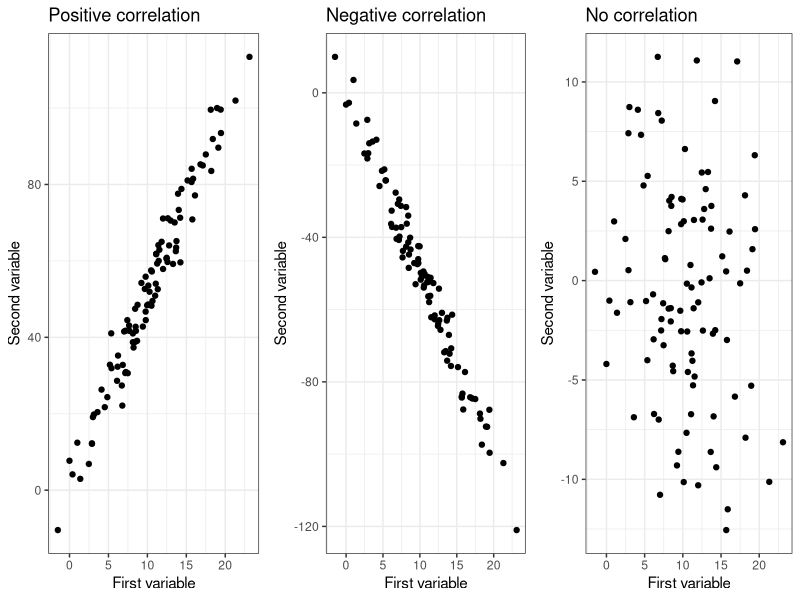
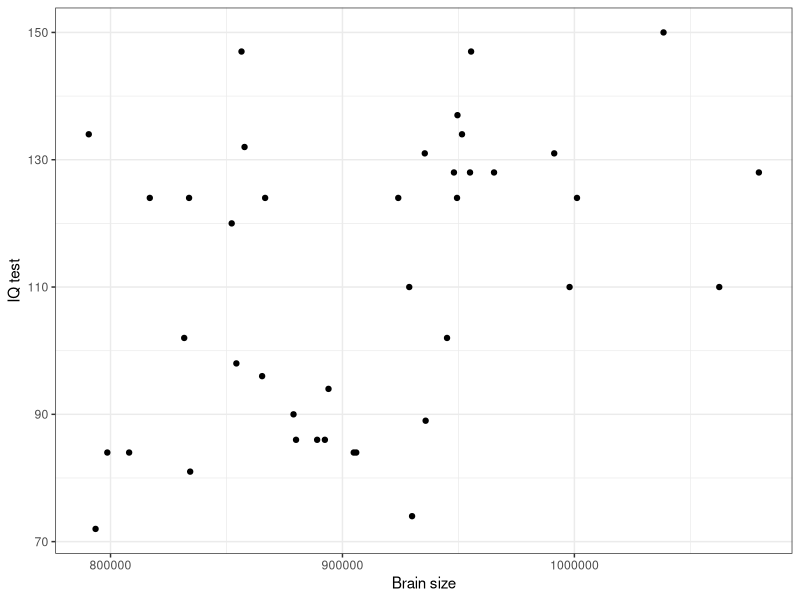
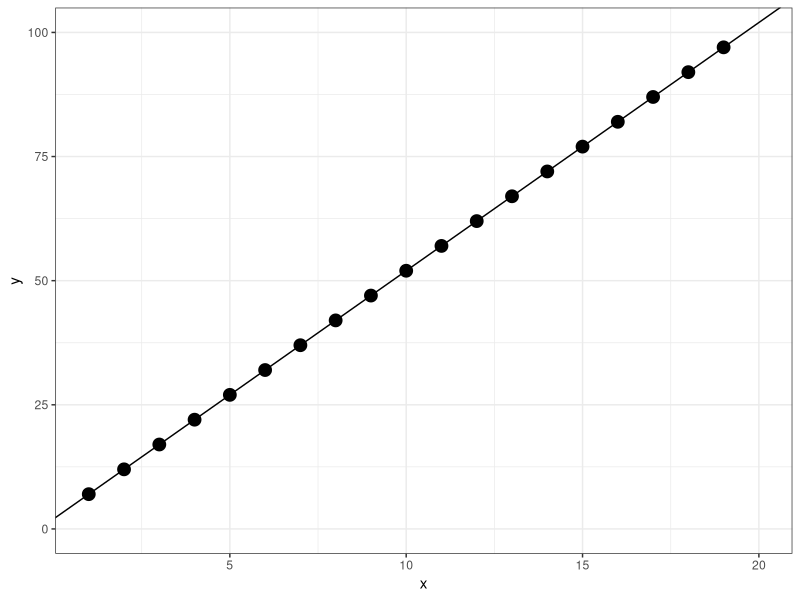
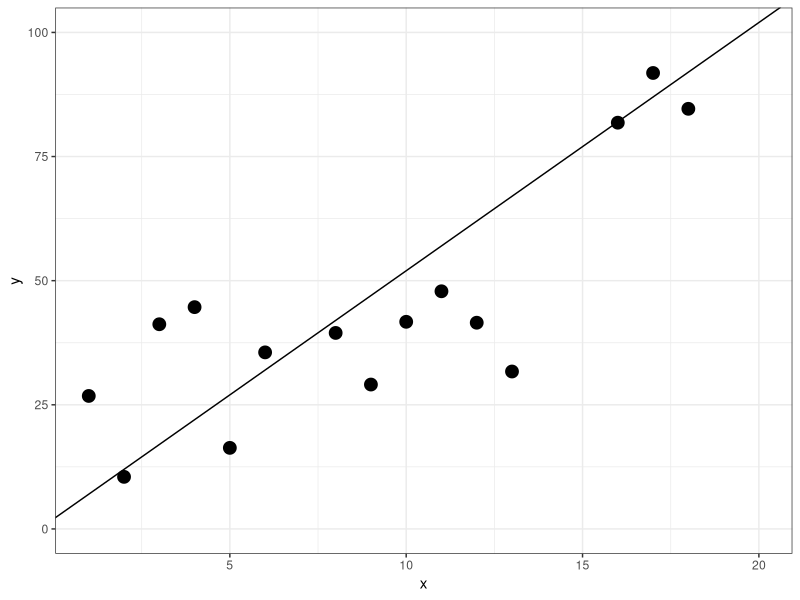
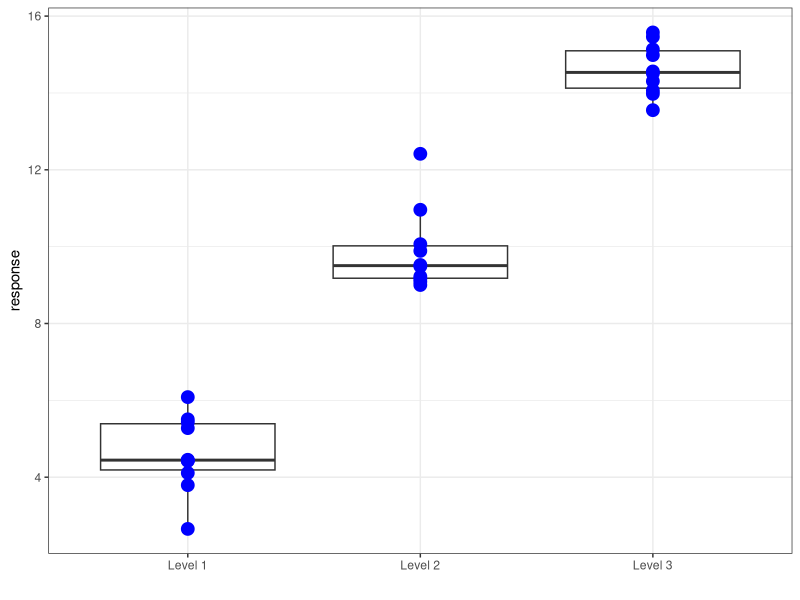
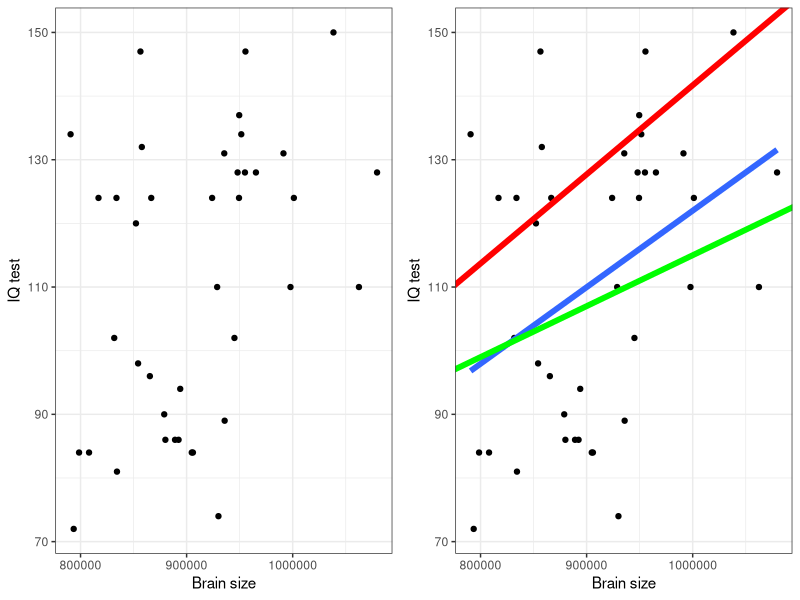
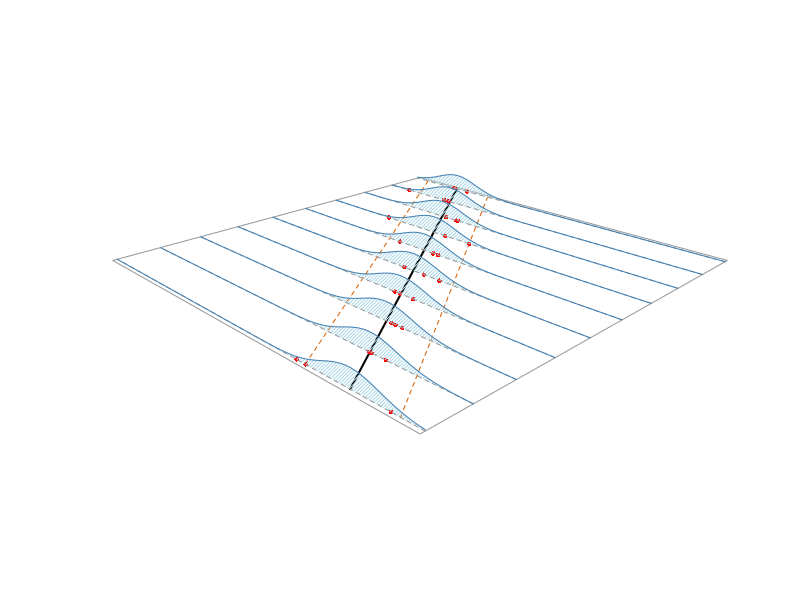
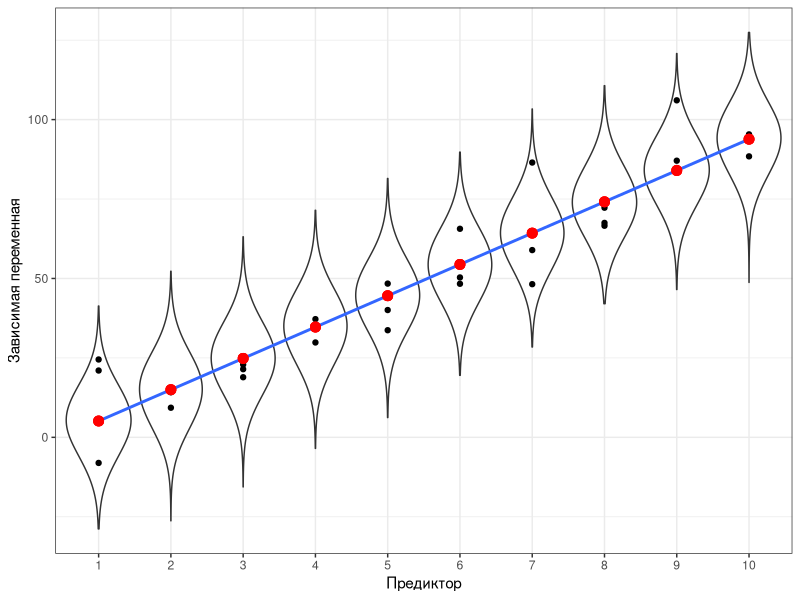

Reproduce these figures in R, in order.
## ---- chunk 1
# output options
options(width = 70, scipen = 6, digits = 3)
library(knitr)
# chunk default options
opts_chunk$set(fig.align='center', tidy = FALSE, fig.width = 7, fig.height = 3, warning = FALSE)
## ---- chunk 2
# library(downloader)
# download("https://varmara.github.io/linmodr/data/IQ_brain.csv", destfile = "data/IQ_brain.csv" )
## ---- chunk 3
brain <- read.csv("data/IQ_brain.csv", header = TRUE)
head(brain)

## ---- chunk 4
sum(!complete.cases(brain))
## ---- chunk 5
sapply(brain, function(x) sum(is.na(x)))
## ---- chunk 6
brain[!complete.cases(brain), ]
## ---- chunk 7
nrow(brain) ## Это без учета пропущенных значений
## ---- chunk 8
library (ggplot2)
library (gridExtra)
theme_set(theme_bw())
x <- rnorm(100, 10, 5)
y1 <- 5*x + rnorm(100, 0, 5)
pl_pos_cor <- ggplot(data.frame(x = x, y = y1), aes(x = x, y = y)) + geom_point() + xlab("First variable") + ylab("Second variable") + ggtitle("Positive correlation")

y2 <- -5*x + rnorm(100, 0, 5)
pl_neg_cor <- ggplot(data.frame(x = x, y = y2), aes(x = x, y = y)) + geom_point() + xlab("First variable") + ylab("Second variable") + ggtitle("Negative correlation")

y3 <- 0*x + rnorm(100, 0, 5)
pl_zero_cor <- ggplot(data.frame(x = x, y = y3), aes(x = x, y = y)) + geom_point() + xlab("First variable") + ylab("Second variable") + ggtitle("No correlation")

grid.arrange(pl_pos_cor, pl_neg_cor, pl_zero_cor, ncol = 3)

## ---- chunk 9
cor(brain[,2:6], use = "pairwise.complete.obs")

## ---- chunk 10
cor.test(brain$PIQ, brain$MRINACount, method = "pearson", alternative = "two.sided")

## ---- chunk 11
pl_brain <- ggplot(brain, 
               aes(x = MRINACount, y = PIQ)) + 
  geom_point() + 
  xlab("Brain size") + 
  ylab("IQ test")
pl_brain
## ---- chunk 12
x <- 1:20
y <- 2 + 5*x
ggplot(data.frame(x=x, y=y), aes(x=x, y=y)) + geom_point(size=4)  + geom_abline(slope=5, intercept = 2) + ylim(0, 100) 
## ---- chunk 13
x <- 1:20
y <- 2 + 5*x + rnorm(20,0, 20)
ggplot(data.frame(x=x, y=y), aes(x=x, y=y)) + geom_point(size=4)  + geom_abline(slope=5, intercept = 2)  + ylim(0,100) + theme_bw()

## ---- chunk 14
set.seed(1234)
x <- data.frame(labels = c(rep("Level 1", 10), rep( "Level 2", 10), rep("Level 3", 10)), response = c(rnorm(10, 5, 1), rnorm(10, 10, 1), rnorm(10, 15, 1))) 

ggplot(x, aes(x=labels, y=response)) + geom_boxplot()+ geom_point(color="blue", size=4) + xlab(" ") 

## ---- chunk 15
library(ggplot2)

pl_1 <- pl_brain + geom_smooth(method = "lm", se = FALSE, size=2) + geom_abline(slope = 0.00008, intercept = 35, color="green", size = 2) + geom_abline(slope = 0.00014, intercept =1.7, color="red", size=2) 

grid.arrange (pl_brain, pl_1, ncol=2)

## ---- chunk 16
## Based on code by Arthur Charpentier:
## http://freakonometrics.hypotheses.org/9593
## TODO: wrap it into a function and adapt it for use with other distributions
## as Markus Gesmann has done here
## http://www.magesblog.com/2015/08/visualising-theoretical-distributions.html

n <- 2


xy <- data.frame(X = rep(1:10, 3))

xy$Y <- 10*xy$X + rnorm(30, 0, 10)

xy$predicted <- predict(lm(Y ~ X, data = xy))


# X <- sqrt(brain$MRINACount) 
# Y <- sqrt(brain$PIQ)

X <- xy$X
Y <- (xy$Y)


df <- data.frame(X , Y)

# regression
reggig <- glm(Y ~ X, data = df, family = gaussian(link = "identity"))

# empty plot
vX <- seq(min(X) - 0.1, max(X) + 0.1, length = n)
vY <- seq(min(Y) - 10, max(Y) + 10, length = n)
mat <- persp(x = vX, y = vY, z = matrix(0, n, n), 
             zlim = c(0, 0.1),
             theta =  - 45, phi = 20, expand = 0.1,
             ticktype  = "detailed",  box = FALSE, border = "gray60")

x <- seq(min(X), max(X), length = 501)

# expected values
C <- trans3d(x, predict(reggig, newdata = data.frame(X = x), type = "response"), rep(0, length(x)), mat)
lines(C, lwd = 2)

sdgig <- sqrt(summary(reggig)$dispersion)

# 1SD
y1 <- qnorm(.95, predict(reggig, newdata = data.frame(X = x), type = "response"),  sdgig)
C <- trans3d(x, y1, rep(0, length(x)), mat)
lines(C, lty = 2, col = "#d95f02")
y2 <- qnorm(.05, predict(reggig, newdata = data.frame(X = x), type = "response"),  sdgig)
C <- trans3d(x, y2, rep(0, length(x)), mat)
lines(C, lty = 2, col = "#d95f02")

# C <- trans3d(c(x, rev(x)), c(y1, rev(y2)), rep(0, 2 * length(x)), mat)
# polygon(C, border = NA, col = "yellow")

# data points
C <- trans3d(X, Y, rep(0, length(X)), mat)
points(C,  pch = 16, col = "red", cex = 0.6)

# density curves
n <- 10
vX <- seq(min(X), max(X), length = n)

mgig <- predict(reggig, newdata = data.frame(X = vX))

sdgig <- sqrt(summary(reggig)$dispersion)

for(j in n:1){
  stp <- 251
  x <- rep(vX[j], stp)
  y <- seq(min(min(Y) - 10, 
               qnorm(.05, 
                     predict(reggig, 
                             newdata = data.frame(X = vX[j]), 
                             type = "response"),  
                     sdgig)), 
           max(Y) + 10, 
           length = stp)
  z0 <- rep(0, stp)
  z <- dnorm(y,  mgig[j],  sdgig)
  C <- trans3d(c(x, x), c(y, rev(y)), c(z, z0), mat)
  polygon(C, border = NA, col = "light blue", density = 40)
  C <- trans3d(x, y, z0, mat)
  lines(C, lty = 2, col = "grey60")
  C <- trans3d(x, y, z, mat)
  lines(C, col = "steelblue")
}

## ---- chunk 17

# xy <- data.frame(X = rep(1:10, 3))
# xy$Y <- 10*xy$X + rnorm(30, 0, 10)
# xy$predicted <- predict(lm(Y ~ X, data = xy))
# 

rand_df <- matrix(rep(NA,100000), ncol = 10)
for(i in 1:10) rand_df[,i] <- rnorm(10000, xy$predicted[i], 10)

rand_df <- data.frame(X = rep(xy$X, each = 10000), Y = as.vector(rand_df))



ggplot(xy, aes(x = X, y = Y)) + geom_violin(data = rand_df, aes(x = factor(X)), adjust = 5 ) + geom_point() + geom_smooth(method = "lm", se = F) + geom_point(data = xy, aes(x = X, y = predicted), color = "red", size = 3) + labs(x = "Предиктор", y = "Зависимая переменная") 
## ---- chunk 18
brain_model <- lm(PIQ ~ MRINACount, data = brain)
brain_model
## ---- chunk 19
n=100
x <- rnorm(n, 10, 5)
y1 <- 5*x + 50 + rnorm(n, 0, 2)
y2 <- -5*x + 50 + rnorm(n, 0, 2)
y3 <- 0*x + 50 + rnorm(n, 0, 2)
label <- c(rep("Positive slope",n), rep("Negative slope", n), rep("Zero slope", n))
df1 <- data.frame(x = rep(x, 3), y = c(y1, y2, y3), label = label)
df1a <- data.frame(intercept = c(50, 50, 50), slope = c(-5,0,5))
pl_1 <- ggplot(data = df1, aes(x = x, y = y, color = label)) + geom_point() + xlab("Independent (X)") + ylab("Dependent (Y)") + xlim(0, 25) + guides(color=F) + geom_abline(data = df1a, aes(intercept = intercept, slope = slope), size=1) + ggtitle("Constant intercepts \n Different slopes")

x <- rnorm(n, 10, 5)
y1 <- 5*x + 0 + rnorm(n, 0, 2)
y2 <- 5*x + 30 + rnorm(n, 0, 2)
y3 <- 5*x + 60 + rnorm(n, 0, 2)
label <- c(rep("Intercept = 0",n), rep("Intercept = 30", n), rep("Intercept = 60", n))
df2 <- data.frame(x = rep(x, 3), y = c(y1, y2, y3), label = label)
df2a <- data.frame(intercept=c(30, 0, 60), slope=c(5, 5, 5))
pl_2 <- ggplot(df2, aes(x = x, y = y, color=label)) + geom_point() + xlab("Independent (X)") + ylab("Dependent (Y)") + xlim(0, 25) + guides(color=F) + geom_abline(data = df2a, aes(intercept = intercept, slope = slope), size=1) + ggtitle("Different intercepts \n Constant slopes")


x <- rnorm(n, 10, 5)
y1 <- 0*x + 0 + rnorm(n, 0, 2)
y2 <- 0*x + 30 + rnorm(n, 0, 2)
y3 <- 0*x + 60 + rnorm(n, 0, 2)
label <- c(rep("Intercept = 0",n), rep("Intercept = 30", n), rep("Intercept = 60", n))
df3 <- data.frame(x = rep(x, 3), y = c(y1, y2, y3), label = label)
df3a <- data.frame(intercept = c(30, 0, 60), slope = c(0, 0, 0))
pl_3 <- ggplot(data = df3, aes(x = x, y = y, color=label)) + geom_point() + xlab("Independent (X)") + ylab("Dependent (Y)") + xlim(0, 25) + guides(color=F) + geom_abline(data = df3a, aes(intercept = intercept, slope = slope), size=1) + ggtitle("Different intercepts \n Zero slopes")

grid.arrange(pl_1, pl_2, pl_3, nrow = 1)

## ---- chunk 20
coefficients(brain_model) [1]
coefficients(brain_model) [2]

## ---- chunk 21
as.numeric(coefficients(brain_model) [1] + coefficients(brain_model) [2] * 900000)

## ---- chunk 22
brain$PIQ[10] - fitted(brain_model)[10]
residuals(brain_model)[10]

## ---- chunk 23
summary(brain_model)

## ---- chunk 24
pl_brain + geom_smooth(method="lm") 
## ---- chunk 25
pop_x <- rnorm(1000, 10, 3)
pop_y <- 10 + 10*pop_x + rnorm(1000, 0, 20)
population <- data.frame(x=pop_x, y=pop_y)

ggplot(population, aes(x=x, y=y)) + geom_point(alpha=0.3, color="red")+ geom_abline(aes(intercept=10, slope=10), color="blue", size=2)
## ---- chunk 26
samp_coef <- data.frame(b0 = rep(NA, 100), b1=rep(NA, 100))
for(i in 1:100) {
  samp_num <- sample(1:1000, 20)
  samp <- population[samp_num, ]
  fit <- lm(y~x, data=samp)
  samp_coef$b0[i] <- coef(fit)[1]
  samp_coef$b1[i] <- coef(fit)[2]
  
 }

ggplot(population, aes(x=x, y=y)) + geom_point(alpha=0.3, color="red")+ geom_abline(aes(intercept=b0, slope=b1), data=samp_coef) + geom_abline(aes(intercept=10, slope=10), color="blue", size=2)
## ---- chunk 27
coef(brain_model)

confint(brain_model)
## ---- chunk 28
pl_alpha1 <- pl_brain + geom_smooth(method="lm", level=0.8) + ggtitle(bquote(alpha==0.2))

pl_alpha2 <- pl_brain + geom_smooth(method="lm", level=0.95) + ggtitle(bquote(alpha==0.05))

pl_alpha3 <- pl_brain + geom_smooth(method="lm", level=0.999) + ggtitle(bquote(alpha==0.01))


grid.arrange(pl_alpha1, pl_alpha2, pl_alpha3, ncol=3)

## ---- chunk 29
newdata <- data.frame(MRINACount = 900000)

predict(brain_model, newdata, interval = "prediction", 
        level = 0.95, se = TRUE)$fit

## ---- chunk 30
brain_predicted <- predict(brain_model, interval="prediction")
brain_predicted <- data.frame(brain, brain_predicted)
head(brain_predicted)
## ---- chunk 31
pl_brain + 

# 1) Линия регрессии и ее дов. интервал
# Если мы указываем fill внутри aes() и задаем фиксированное значение - появится соотв. легенда с названием.
# alpha - задает прозрачность
  geom_smooth(method = "lm", aes(fill = "Conf.interval"), alpha = 0.4) +
# 2) Интервал предсказаний создаем при помощи геома ribbon ("лента")
# Данные берем из другого датафрейма - из brain_predicted
# ymin и ymax - эстетики геома ribbon, которые задают нижний и верхний край ленты в точках с заданным x (x = MRINACount было задано в ggplot() при создании pl_brain, поэтому сейчас его указывать не обязательно)
  geom_ribbon(data = brain_predicted,  aes(ymin = lwr, ymax = upr, fill = "Conf. area for prediction"), alpha = 0.2) +

# 3) Вручную настраиваем цвета заливки при помощи шкалы fill_manual.
# Ее аргумент name - название соотв. легенды, values - вектор цветов
  scale_fill_manual(name = "Intervals", values = c("green", "gray")) +

# 4) Название графика
  ggtitle("Confidence interval \n and confidence area for prediction")
## ---- chunk 32
pl_brain + 
  geom_ribbon(data=brain_predicted, aes(y=fit, ymin=lwr, ymax=upr, fill = "Conf. area for prediction"), alpha=0.2) + 
  geom_smooth(method="lm", aes(fill="Conf.interval"), alpha=0.4) + 
  scale_fill_manual("Intervals", values = c("green", "gray")) + 
  ggtitle("Confidence interval \n and confidence area for prediction")+ xlim(600000, 1300000) + geom_text(label="Interpolation", aes(x=950000, y=100)) + geom_text(label="Extrapolation", aes(x=700000, y=70)) +
geom_text(label="Extrapolation", aes(x=1200000, y=70))

